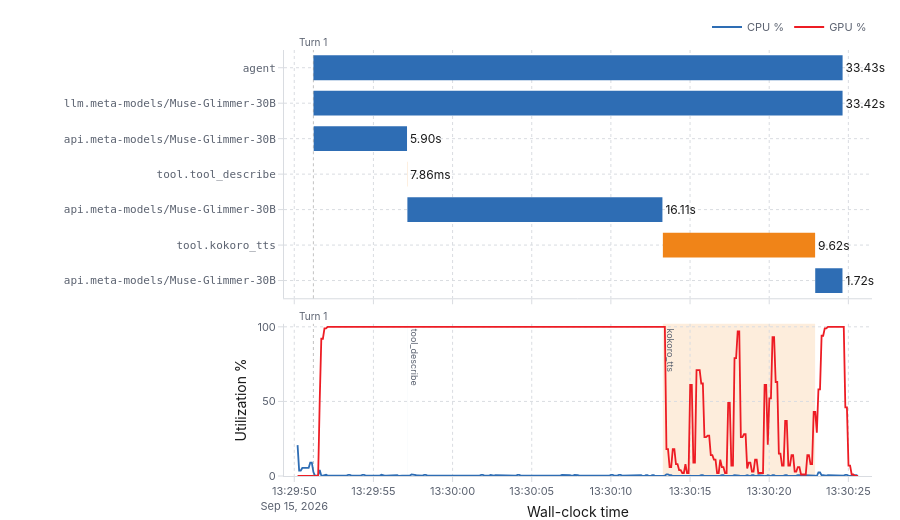

Notebook code for this chart:
### Code cell
import importlib, sys, os, logging, warnings

sys.path.insert(0, os.path.abspath("utils"))

logging.disable(logging.WARNING)   # mute Streamlit's "missing ScriptRunContext" etc.
warnings.filterwarnings("ignore")  # mute plotly/mlflow UserWarning/FutureWarning etc.

import hermes_profiler
importlib.reload(hermes_profiler)          # pick up edits without a kernel restart

SESSION_ID = None   # a run ID, or None to auto-fetch the latest session
hermes_profiler.show_session_overview(SESSION_ID)

logging.disable(logging.NOTSET)

### Figure 1 — Plotly figure (JSON) as saved in the notebook; plotly's stock layout.template omitted (floating-point values rounded to 4 significant figures; data arrays with more than 128 entries replaced by an {"elided": "..."} marker saying what was removed)
{"data": [{"base": ["2026-09-15T13:29:51.208912746", "2026-09-15T13:29:51.213800211", "2026-09-15T13:29:51.227114649", "2026-09-15T13:29:57.131565051", "2026-09-15T13:29:57.145560402", "2026-09-15T13:30:13.283284544", "2026-09-15T13:30:22.906467429"], "cliponaxis": false, "hoverinfo": "text", "hovertext": ["<b>agent</b><br>turn: 1<br>type: AGENT<br>start: 13:29:51.208<br>duration: 33.43s", "<b>llm.meta-models/Muse-Glimmer-30B</b><br>turn: 1<br>type: LLM<br>start: 13:29:51.213<br>duration: 33.42s", "<b>api.meta-models/Muse-Glimmer-30B</b><br>turn: 1<br>type: LLM<br>start: 13:29:51.227<br>duration: 5.90s", "<b>tool.tool_describe</b><br>turn: 1<br>type: TOOL<br>start: 13:29:57.131<br>duration: 7.86ms", "<b>api.meta-models/Muse-Glimmer-30B</b><br>turn: 1<br>type: LLM<br>start: 13:29:57.145<br>duration: 16.11s", "<b>tool.kokoro_tts</b><br>turn: 1<br>type: TOOL<br>start: 13:30:13.283<br>duration: 9.62s", "<b>api.meta-models/Muse-Glimmer-30B</b><br>turn: 1<br>type: LLM<br>start: 13:30:22.906<br>duration: 1.72s"], "marker": {"color": ["#2E6DB4", "#2E6DB4", "#2E6DB4", "#F08418", "#2E6DB4", "#F08418", "#2E6DB4"]}, "orientation": "h", "showlegend": false, "text": ["33.43s", "33.42s", "5.90s", "7.86ms", "16.11s", "9.62s", "1.72s"], "textposition": "outside", "type": "bar", "x": [33430.0, 33420.0, 5895.0, 7.863, 16110.0, 9616.0, 1722.0], "xaxis": "x", "y": [0, 1, 2, 3, 4, 5, 6], "yaxis": "y"}, {"hovertemplate": "CPU %{y:.1f}%<br>%{x|%H:%M:%S.%L}<extra></extra>", "line": {"color": "#2E6DB4", "width": 1.8}, "mode": "lines", "name": "CPU %", "type": "scatter", "x": {"elided": "355 str values"}, "xaxis": "x2", "y": {"elided": "355 float values"}, "yaxis": "y2"}, {"hovertemplate": "GPU %{y:.1f}%<br>%{x|%H:%M:%S.%L}<extra></extra>", "line": {"color": "#ED1C24", "width": 1.8}, "mode": "lines", "name": "GPU %", "type": "scatter", "x": {"elided": "355 str values"}, "xaxis": "x2", "y": {"elided": "355 float values"}, "yaxis": "y2"}], "layout": {"annotations": [{"font": {"color": "#5B6270", "size": 9}, "showarrow": false, "text": "tool_describe", "textangle": 90, "x": "2026-09-15T13:29:57.131565051", "xanchor": "left", "xref": "x2", "y": 100, "yanchor": "top", "yref": "y2"}, {"font": {"color": "#5B6270", "size": 9}, "showarrow": false, "text": "kokoro_tts", "textangle": 90, "x": "2026-09-15T13:30:13.283284544", "xanchor": "left", "xref": "x2", "y": 100, "yanchor": "top", "yref": "y2"}, {"font": {"color": "#5B6270", "size": 10}, "showarrow": false, "text": "Turn 1", "x": "2026-09-15T13:29:51.208912746", "xanchor": "center", "xref": "x", "y": 1, "yanchor": "bottom", "yref": "y domain"}, {"font": {"color": "#5B6270", "size": 10}, "showarrow": false, "text": "Turn 1", "x": "2026-09-15T13:29:51.208912746", "xanchor": "center", "xref": "x2", "y": 1, "yanchor": "bottom", "yref": "y2 domain"}], "bargap": 0.3, "font": {"color": "#1A1A1A", "family": "-apple-system, BlinkMacSystemFont, \"Segoe UI\", Roboto, Helvetica, Arial, sans-serif", "size": 12}, "height": 520, "hoverlabel": {"bgcolor": "#FFFFFF", "bordercolor": "#D9DCE1", "font": {"color": "#1A1A1A", "size": 12}}, "hovermode": "x unified", "legend": {"bgcolor": "rgba(0,0,0,0)", "borderwidth": 0, "font": {"color": "#5B6270", "size": 11}, "orientation": "h", "x": 1, "xanchor": "right", "y": 1.02, "yanchor": "bottom"}, "margin": {"b": 44, "l": 284, "r": 28, "t": 48}, "paper_bgcolor": "#FFFFFF", "plot_bgcolor": "#FFFFFF", "shapes": [{"fillcolor": "rgba(46,109,180,0.13)", "layer": "below", "line": {"width": 0}, "opacity": 1, "type": "rect", "x0": "2026-09-15T13:29:57.131565051", "x1": "2026-09-15T13:29:57.141565051", "xref": "x2", "y0": 0, "y1": 1, "yref": "y2 domain"}, {"fillcolor": "rgba(240,132,24,0.15)", "layer": "below", "line": {"width": 0}, "opacity": 1, "type": "rect", "x0": "2026-09-15T13:30:13.283284544", "x1": "2026-09-15T13:30:22.899284544", "xref": "x2", "y0": 0, "y1": 1, "yref": "y2 domain"}, {"line": {"color": "rgba(120,120,120,0.45)", "dash": "dot", "width": 1}, "type": "line", "x0": "2026-09-15T13:29:51.208912746", "x1": "2026-09-15T13:29:51.208912746", "xref": "x", "y0": 0, "y1": 1, "yref": "y domain"}, {"line": {"color": "rgba(120,120,120,0.45)", "dash": "dot", "width": 1}, "type": "line", "x0": "2026-09-15T13:29:51.208912746", "x1": "2026-09-15T13:29:51.208912746", "xref": "x2", "y0": 0, "y1": 1, "yref": "y2 domain"}], "xaxis": {"anchor": "y", "domain": [0, 1], "gridcolor": "#D9DCE1", "griddash": "dot", "linecolor": "#D9DCE1", "matches": "x2", "showticklabels": false, "tickcolor": "#D9DCE1", "tickfont": {"color": "#5B6270", "size": 11}, "ticks": "outside", "type": "date", "zeroline": false}, "xaxis2": {"anchor": "y2", "domain": [0, 1], "gridcolor": "#D9DCE1", "griddash": "dot", "linecolor": "#D9DCE1", "tickcolor": "#D9DCE1", "tickfont": {"color": "#5B6270", "size": 11}, "ticks": "outside", "title": {"text": "Wall-clock time"}, "type": "date", "zeroline": false}, "yaxis": {"anchor": "x", "automargin": true, "autorange": "reversed", "domain": [0.4172, 1], "gridcolor": "#D9DCE1", "griddash": "dot", "linecolor": "#D9DCE1", "tickcolor": "#D9DCE1", "tickfont": {"color": "#5B6270", "family": "monospace", "size": 11}, "tickmode": "array", "ticks": "outside", "ticktext": ["agent", "    llm.meta-models/Muse-Glimmer-30B", "        api.meta-models/Muse-Glimmer-30B", "        tool.tool_describe", "        api.meta-models/Muse-Glimmer-30B", "        tool.kokoro_tts", "        api.meta-models/Muse-Glimmer-30B"], "tickvals": [0, 1, 2, 3, 4, 5, 6], "zeroline": false}, "yaxis2": {"anchor": "x2", "domain": [0, 0.3572], "gridcolor": "#D9DCE1", "griddash": "dot", "linecolor": "#D9DCE1", "range": [0, 102], "tickcolor": "#D9DCE1", "tickfont": {"color": "#5B6270", "size": 11}, "ticks": "outside", "title": {"text": "Utilization %"}, "zeroline": false}}}
